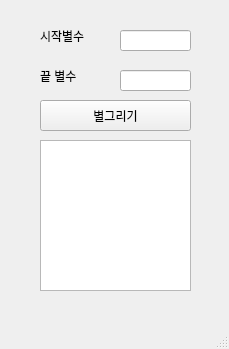
<?xml version="1.0" encoding="UTF-8"?>
<ui version="4.0">
 <class>MainWindow</class>
 <widget class="QMainWindow" name="MainWindow">
  <property name="geometry">
   <rect>
    <x>0</x>
    <y>0</y>
    <width>229</width>
    <height>349</height>
   </rect>
  </property>
  <property name="windowTitle">
   <string>MainWindow</string>
  </property>
  <widget class="QWidget" name="centralwidget">
   <widget class="QLabel" name="lbl_first">
    <property name="geometry">
     <rect>
      <x>40</x>
      <y>30</y>
      <width>56</width>
      <height>12</height>
     </rect>
    </property>
    <property name="text">
     <string>시작별수</string>
    </property>
   </widget>
   <widget class="QLabel" name="lbl_last">
    <property name="geometry">
     <rect>
      <x>40</x>
      <y>70</y>
      <width>56</width>
      <height>12</height>
     </rect>
    </property>
    <property name="text">
     <string>끝 별수</string>
    </property>
   </widget>
   <widget class="QLineEdit" name="le_first">
    <property name="geometry">
     <rect>
      <x>120</x>
      <y>30</y>
      <width>71</width>
      <height>21</height>
     </rect>
    </property>
   </widget>
   <widget class="QLineEdit" name="le_last">
    <property name="geometry">
     <rect>
      <x>120</x>
      <y>70</y>
      <width>71</width>
      <height>21</height>
     </rect>
    </property>
   </widget>
   <widget class="QPushButton" name="pb">
    <property name="geometry">
     <rect>
      <x>40</x>
      <y>100</y>
      <width>151</width>
      <height>31</height>
     </rect>
    </property>
    <property name="text">
     <string>별그리기</string>
    </property>
   </widget>
   <widget class="QPlainTextEdit" name="pte">
    <property name="geometry">
     <rect>
      <x>40</x>
      <y>140</y>
      <width>151</width>
      <height>151</height>
     </rect>
    </property>
   </widget>
  </widget>
  <widget class="QMenuBar" name="menubar">
   <property name="geometry">
    <rect>
     <x>0</x>
     <y>0</y>
     <width>229</width>
     <height>21</height>
    </rect>
   </property>
  </widget>
  <widget class="QStatusBar" name="statusbar"/>
 </widget>
 <resources/>
 <connections/>
</ui>
